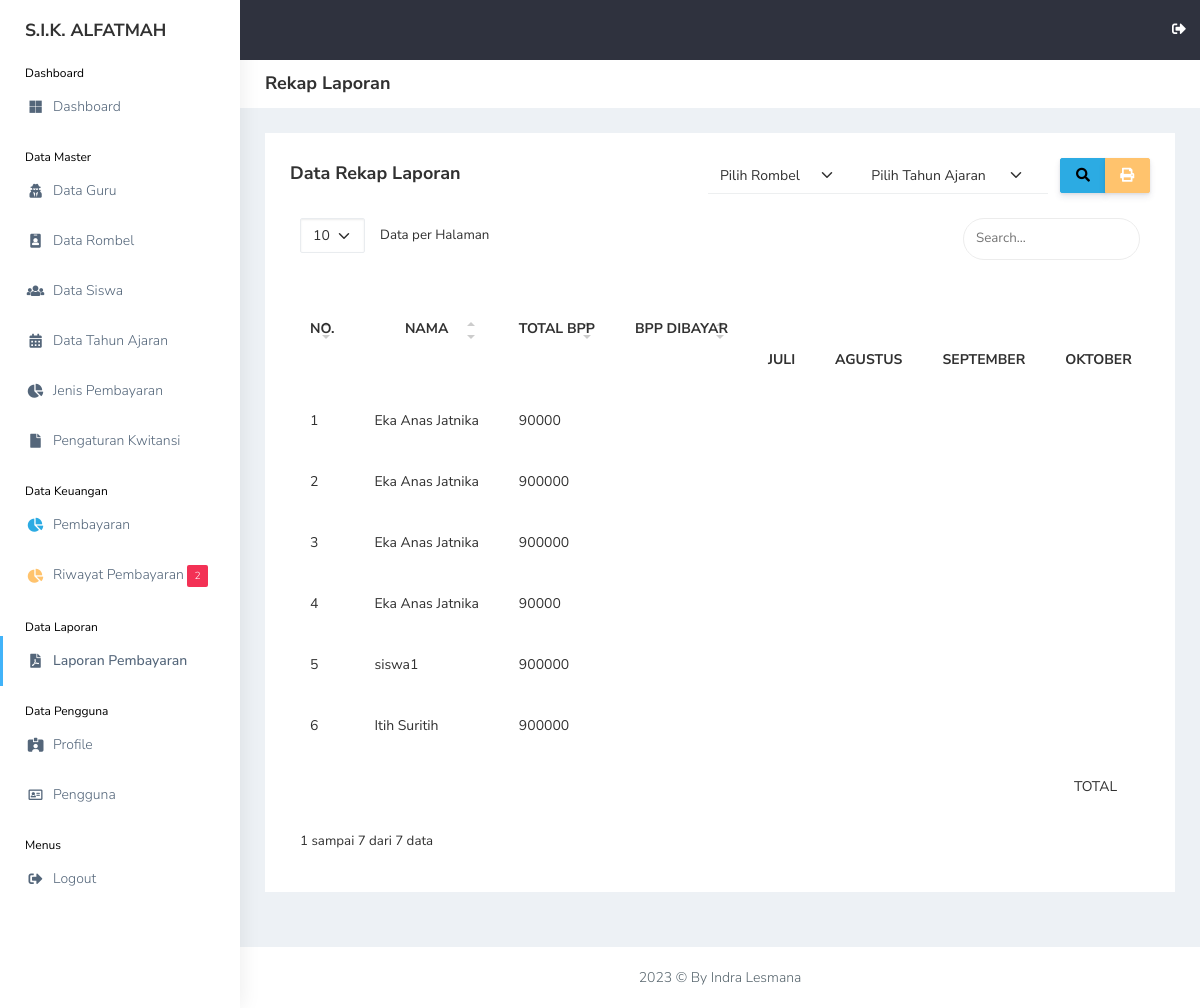
The app's page /view_laporan/laporan.php (signed in), older data.
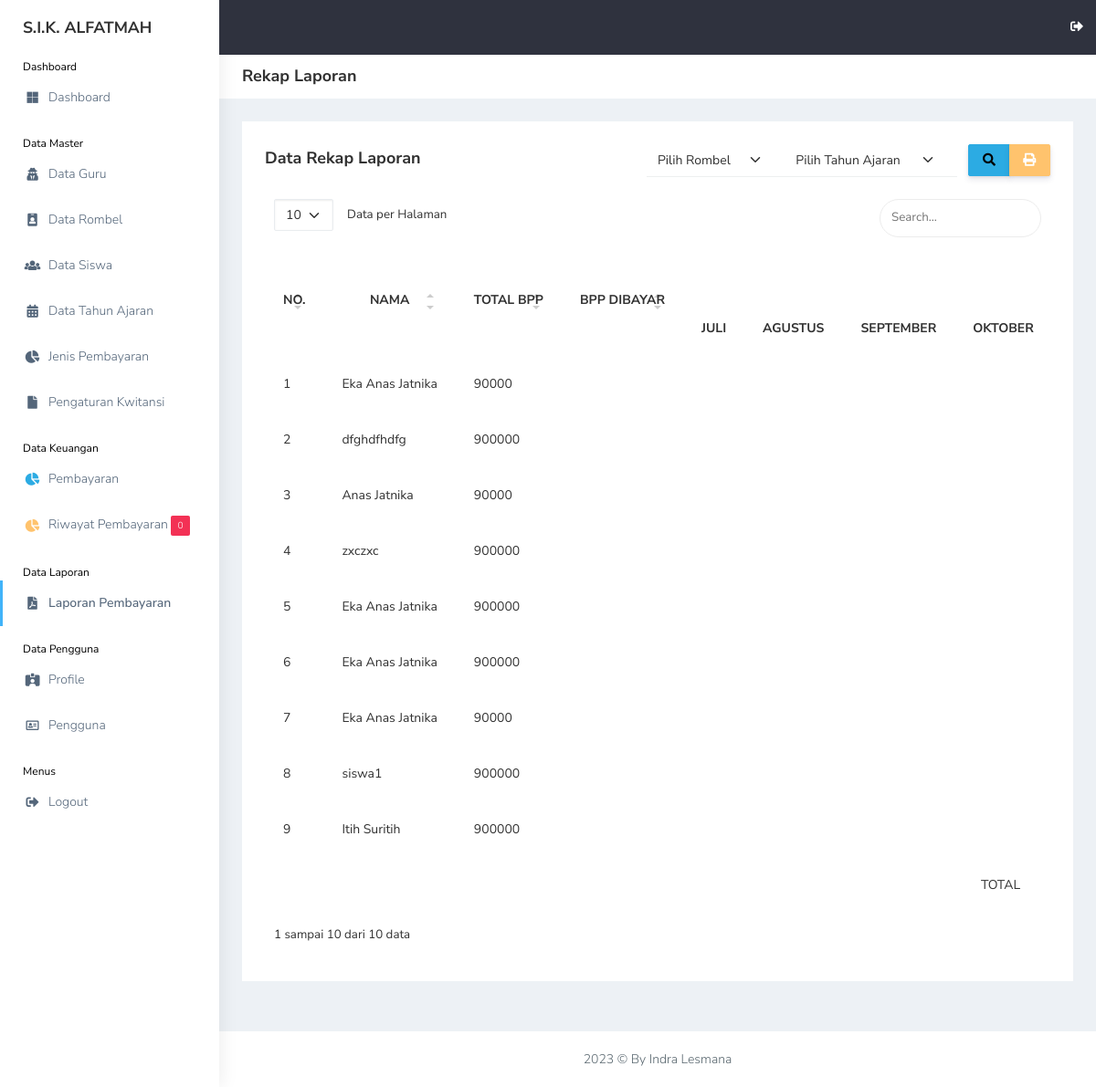
The same page, newer data.
### tables this page shows
CREATE TABLE `pembayaran` (
  `id_pembayaran` int(11) NOT NULL,
  `id_siswa` int(11) NOT NULL,
  `id_jenis_pembayaran` int(11) NOT NULL,
  `bbp_bulan` int(11) NOT NULL,
  `bbp_tahun` int(11) NOT NULL,
  `nominal_pembayaran` int(11) NOT NULL,
  `tanggal_pembayaran` date NOT NULL,
  `bukti` varchar(255) NOT NULL,
  `status` int(11) NOT NULL
);

CREATE TABLE `siswa` (
  `id_siswa` int(11) NOT NULL,
  `nis` int(11) NOT NULL,
  `nisn` int(11) NOT NULL,
  `nama_siswa` varchar(255) NOT NULL,
  `id_rombel` int(11) NOT NULL,
  `jk` varchar(20) NOT NULL,
  `alamat` text NOT NULL,
  `phone` varchar(20) NOT NULL,
  `username` varchar(255) NOT NULL,
  `password` varchar(255) NOT NULL,
  `gambar` varchar(255) NOT NULL,
  `id_tahun_ajaran` int(11) NOT NULL,
  `date_created` date NOT NULL,
  `is_active` int(11) NOT NULL
);

CREATE TABLE `jenis_pembayaran` (
  `id_jenis_pembayaran` int(11) NOT NULL,
  `jenis_pembayaran` varchar(255) NOT NULL,
  `nominal` int(11) NOT NULL,
  `deskripsi` text NOT NULL
);

### functions.php (called while the page is built, shortened)
<?php
$conn = mysqli_connect("localhost", "root", "", "db_sika");
function query($query)
{
    global $conn;
    $result = mysqli_query($conn, $query);
    $rows = [];
    while ($row = mysqli_fetch_assoc($result)) {
        $rows[] = $row;
    }
    return $rows;
}

### view_laporan/laporan.php (the view, shortened to what the changed rows need)
<?php
include "../templates/header.php";
if (!isset($_POST["search"])) {
    $pembayaran = query(
        "SELECT * FROM pembayaran
        INNER JOIN siswa ON siswa.id_siswa = pembayaran.id_siswa
        INNER JOIN jenis_pembayaran ON jenis_pembayaran.id_jenis_pembayaran = pembayaran.id_jenis_pembayaran
        ORDER BY pembayaran.id_pembayaran DESC"
    );
}
?>
<div class="container-fluid">
    <div class="row">
        <div class="col-md-12 col-lg-12 col-sm-12">
            <div class="white-box">
                <div class="d-md-flex mb-3">
                    <h3 class="col-12 col-md-6 box-title mb-0">Data Rekap Laporan</h3>
                    <form class="col-12 col-md-6 app-search me-3" method="post" action="">
                    </form>
                </div>
                <div class="table-responsive">
                    <table class="no-wrap" id="data-table" cellpadding="20" cellspading="0">
                        <thead>
                            <tr>
                                <th style="text-align:center; vertical-align:middle;" rowspan="2">NO.</th>
                                <th style="text-align:center; vertical-align:middle;" rowspan="2">NAMA</th>
                                <th style="text-align:center; vertical-align:middle;" rowspan="2">TOTAL BPP</th>
                                <th style="text-align:center; vertical-align:middle;" rowspan="2">BPP DIBAYAR</th>
                                <th style="text-align:center; vertical-align:middle;" colspan="12">PEMBAYARAN BBP</th>
                            </tr>
                            <tr>
                                <th>JULI</th>
                                <th>AGUSTUS</th>
                                <th>SEPTEMBER</th>
                                <th>OKTOBER</th>
                            </tr>
                        </thead>
                        <tbody>
                            <?php $i = 1; ?>
                            <?php foreach ($pembayaran as $p): ?>
                                <tr>
                                    <td>
                                        <?= $i; ?>
                                    </td>
                                    <td class="txt-oflo">
                                        <?= $p["nama_siswa"]; ?>
                                    </td>
                                    <td class="txt-oflo">
                                        <?= $p["nominal"]; ?>
                                    </td>
                                    <td class="txt-oflo">
                                    </td>
                                    <td class="txt-oflo">
                                    </td>
                                    <td class="txt-oflo">
                                    </td>
                                    <td class="txt-oflo">
                                    </td>
                                    <td class="txt-oflo">
                                    </td>
                                </tr>
                                <?php $i++; ?>
                            <?php endforeach; ?>
                        </tbody>
                    </table>
                </div>
            </div>
        </div>
    </div>
</div>
<?php
include "../templates/footer.php";
?>

### templates/sidebar.php (shortened to what the changed rows need)
<?php
$notif_pembayaran = query(
    "SELECT * FROM pembayaran WHERE status = 2"
);
$total_notif = count($notif_pembayaran);
?>
<aside class="left-sidebar" data-sidebarbg="skin6">
    <div class="scroll-sidebar">
        <nav class="sidebar-nav">
            <ul id="sidebarnav">
                <li class="sidebar-item">
                    <a class="sidebar-link waves-effect waves-dark sidebar-link" href="../view_pembayaran/riwayat.php"
                        aria-expanded="false">
                        <span class="hide-menu">Riwayat Pembayaran <span class="badge bg-danger">
                                <?= $total_notif; ?>
                            </span></span>
                    </a>
                </li>
            </ul>
        </nav>
    </div>
</aside>

Row changes from the older to the newer data that the page shows:
added pembayaran: id_siswa.nama_siswa "dfghdfhdfg", id_jenis_pembayaran.nominal "900000"
added pembayaran: id_siswa.nama_siswa "Anas Jatnika", id_jenis_pembayaran.nominal "90000"
added pembayaran: id_siswa.nama_siswa "zxczxc", id_jenis_pembayaran.nominal "900000"
Text that changed along with them:
$total_notif: "2" → "0"
text written by a page script: "Data per Halaman 1 sampai 7 dari 7 data" → "Data per Halaman 1 sampai 10 dari 10 data"
